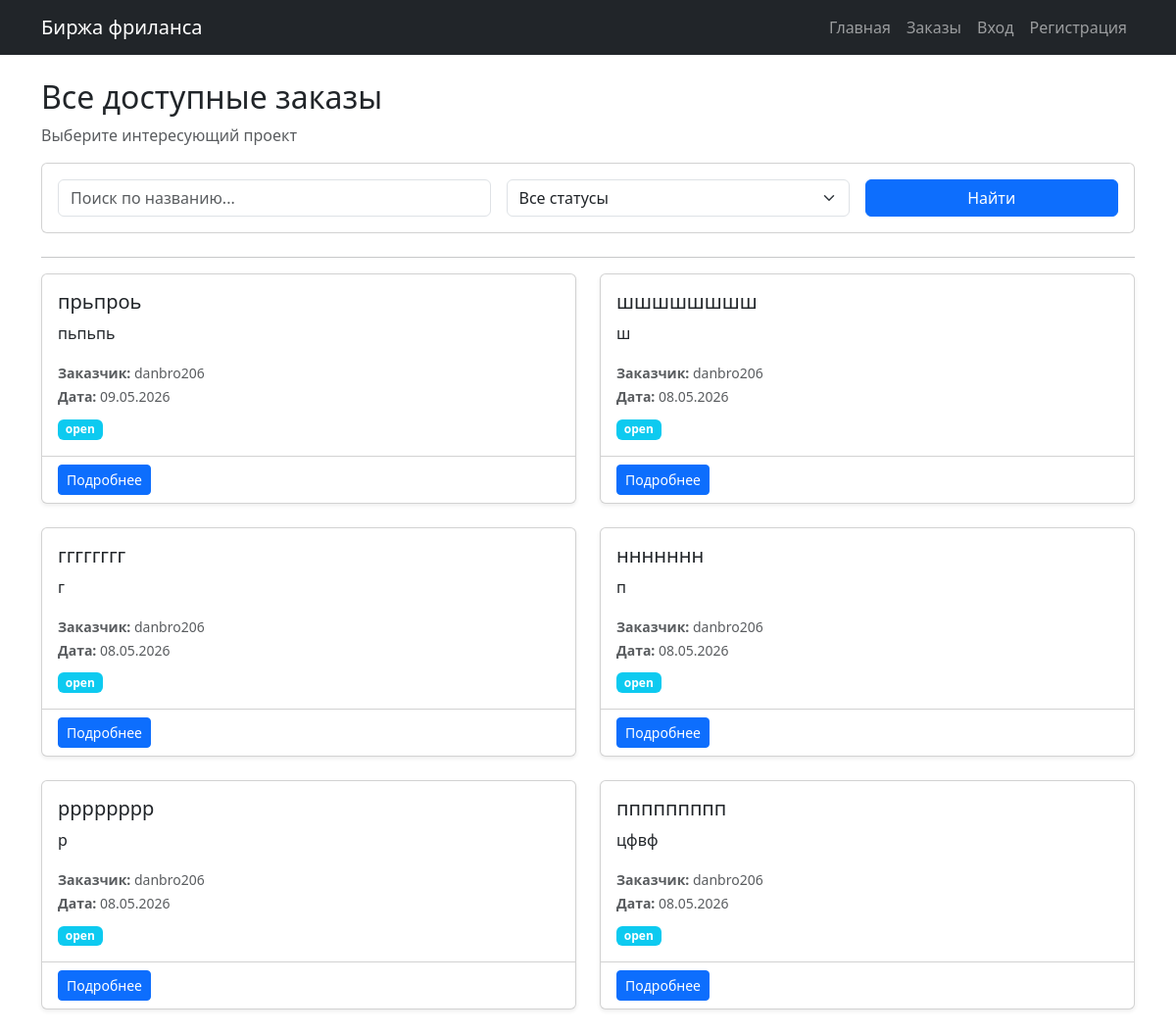
The page /orders on the database its author committed.
### app.py (models this page shows, shortened)
class Order(db.Model):
    id = db.Column(db.Integer, primary_key=True)
    title = db.Column(db.String(200), nullable=False)
    description = db.Column(db.Text, nullable=False)
    status = db.Column(db.String(20), default='open')
    file_path = db.Column(db.String(300))
    created_at = db.Column(db.DateTime, default=datetime.utcnow)
    client_id = db.Column(db.Integer, db.ForeignKey('user.id'), nullable=False)
    responses = db.relationship('Response', backref='order', lazy=True)
    reviews = db.relationship('Review', backref='order', lazy=True)

class User(UserMixin, db.Model):
    id = db.Column(db.Integer, primary_key=True)
    username = db.Column(db.String(80), unique=True, nullable=False)
    email = db.Column(db.String(120), unique=True, nullable=False)
    password_hash = db.Column(db.String(200), nullable=False)
    role = db.Column(db.String(20), nullable=False)
    created_orders = db.relationship('Order', backref='client', lazy=True)
    responses = db.relationship('Response', backref='worker', lazy=True)
    reviews_received = db.relationship('Review', foreign_keys='Review.worker_id', backref='reviewed_worker', lazy=True)
    reviews_given = db.relationship('Review', foreign_keys='Review.customer_id', backref='reviewer', lazy=True)

### app.py (the view)
@app.route('/orders')
def orders():
    page = request.args.get('page', 1, type=int)
    search = request.args.get('search', '', type=str)
    status = request.args.get('status', '', type=str)
    query = Order.query
    if status:
        query = query.filter_by(status=status)
    else:
        query = query.filter_by(status='open')
    if search:
        query = query.filter(Order.title.ilike(f'%{search}%'))
    pagination = query.order_by(Order.created_at.desc()).paginate(
        page=page, per_page=6, error_out=False
    )
    return render_template('orders.html',
                         orders=pagination.items,
                         pagination=pagination,
                         search=search,
                         status=status)

### templates/orders.html (shortened to what this page needs)
{% extends "base.html" %}
{% block content %}
<h2>Все доступные заказы</h2>
<p class="text-muted">Выберите интересующий проект</p>
<div class="card mb-4">
<div class="card-body">
<form method="GET" action="/orders">
<div class="row g-3">
<div class="col-md-5">
<input type="text" name="search" class="form-control" placeholder="Поиск по названию..." value="{{search}}">
</div>
<div class="col-md-4">
<select name="status" class="form-select">
<option value="">Все статусы</option>
</select>
</div>
<div class="col-md-3">
<button type="submit" class="btn btn-primary w-100">Найти</button>
</div>
</div>
</form>
</div>
</div>
<hr>
{% if orders %}
<div class="row">
{% for o in orders %}
<div class="col-md-6 mb-4">
<div class="card shadow-sm h-100">
<div class="card-body">
<h5 class="card-title">{{o.title}}</h5>
<p class="card-text">{{o.description[:150]}}{% if o.description|length > 150 %}...{% endif %}</p>
<div class="mb-2">
<small class="text-muted"><strong>Заказчик:</strong> {{o.client.username}}</small><br>
<small class="text-muted"><strong>Дата:</strong> {{o.created_at.strftime('%d.%m.%Y')}}</small>
</div>
<span class="badge bg-info">{{o.status}}</span>
</div>
<div class="card-footer bg-transparent">
<a href="/order/{{o.id}}" class="btn btn-sm btn-primary">Подробнее</a>
</div>
</div>
</div>
{% endfor %}
</div>
{% else %}
<div class="alert alert-warning">Заказов не найдено</div>
{% endif %}
{% endblock %}

### templates/base.html (shortened to what this page needs)
<!DOCTYPE html>
<html lang="ru">
<head>
<link href="https://cdn.jsdelivr.net/npm/bootstrap@5.3.0/dist/css/bootstrap.min.css" rel="stylesheet">
</head>
<body>
<nav class="navbar navbar-expand-lg navbar-dark bg-dark">
<div class="container">
<a class="navbar-brand" href="/">Биржа фриланса</a>
<div class="collapse navbar-collapse" id="navbarNav">
<ul class="navbar-nav ms-auto">
<li class="nav-item"><a class="nav-link" href="/">Главная</a></li>
<li class="nav-item"><a class="nav-link" href="/orders">Заказы</a></li>
{% if current_user.is_authenticated %}
<li class="nav-item"><a class="nav-link" href="/dashboard">Кабинет</a></li>
<li class="nav-item"><a class="nav-link" href="/logout">Выход</a></li>
{% else %}
<li class="nav-item"><a class="nav-link" href="/login">Вход</a></li>
<li class="nav-item"><a class="nav-link" href="/register">Регистрация</a></li>
{% endif %}
</ul>
</div>
</div>
</nav>
<div class="container mt-4">
{% block content %}{% endblock %}
</div>
</body>
</html>

### rows shown on the page
Order: title "прьпроь", description "пьпьпь", client.username "danbro206", created_at "09.05.2026", status "open"
Order: title "шшшшшшшш", description "ш", client.username "danbro206", created_at "08.05.2026", status "open"
Order: title "гггггггг", description "г", client.username "danbro206", created_at "08.05.2026", status "open"
Order: title "ннннннн", description "п", client.username "danbro206", created_at "08.05.2026", status "open"
Order: title "рррррррр", description "р", client.username "danbro206", created_at "08.05.2026", status "open"
Order: title "ппппппппп", description "цфвф", client.username "danbro206", created_at "08.05.2026", status "open"
